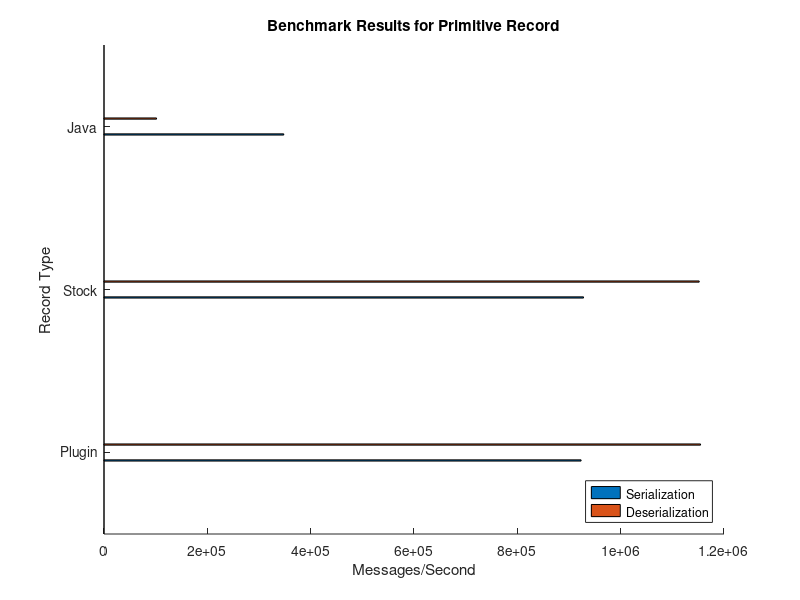
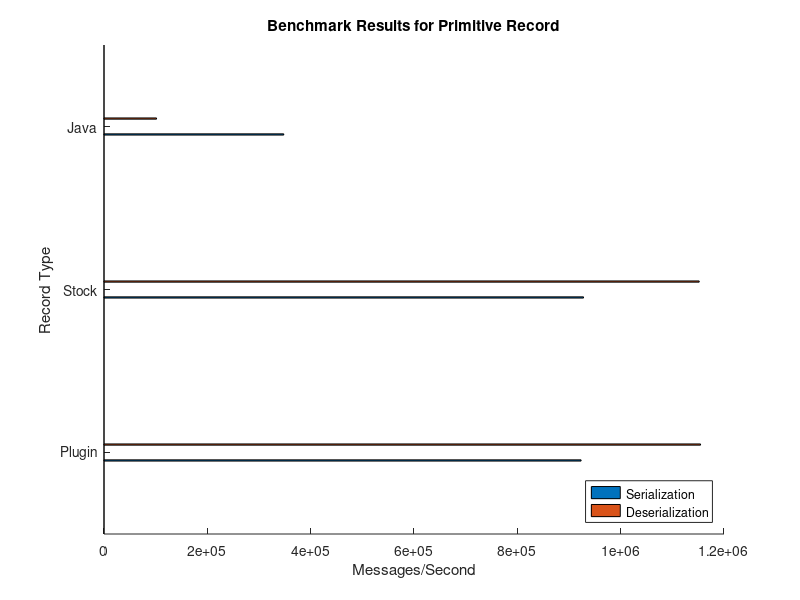
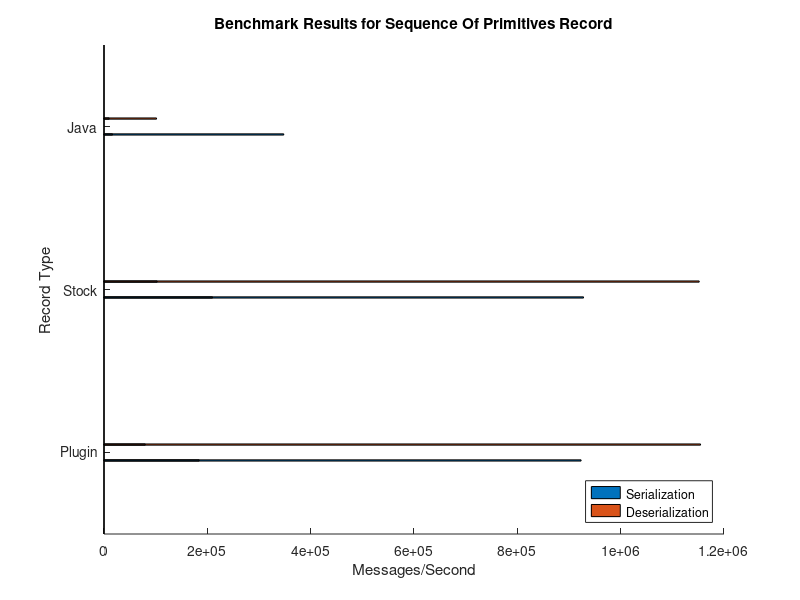
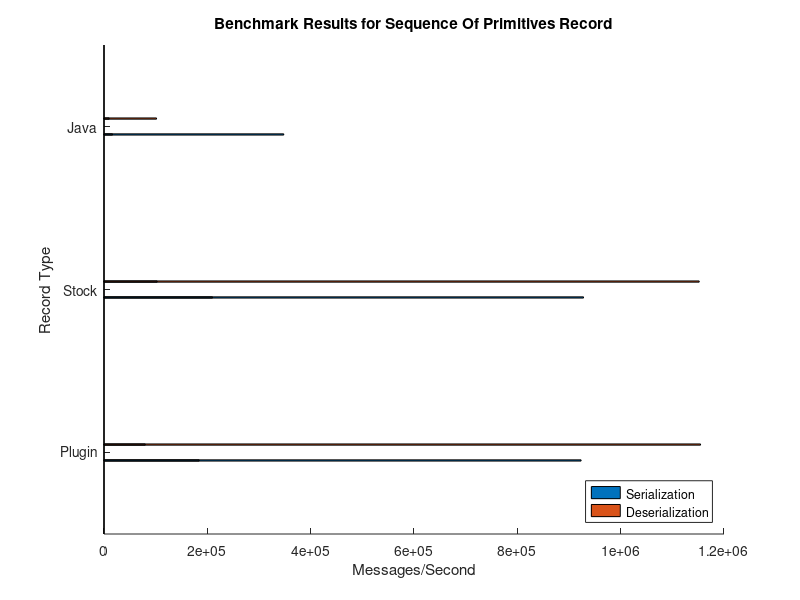

Write the MATLAB code that produced these figures, in order.
#!/usr/bin/octave -q

times = {
  { 
    [27700676, 30.000001, 34637238, 30.000001],
    [27842304, 30.000002, 34558638, 30.000001],
    [10436369, 30.000001, 3050012, 30.000001]
  },
  {
    [5523716, 30.000005, 2392933, 30.000012], 
    [6297557, 30.000002, 3085063, 30.000007],
    [491590, 30.00038, 298119, 30.000068]
  },
  {
    [11060126, 30.000002, 22729446, 30.000001],
    [11131233, 30.000003, 22624197, 30.000001],
    [5836067, 30.000004, 2019126, 30.000011] 
  },
  {
    [25991900, 30.000001, 12031903, 30.000001],
    [25851875, 30.000001, 12271551, 30.000002],
    [5779132, 30.000003, 1126360, 30.000017]
  },
  {
    [2198238, 30.000002, 890014, 30.000031],
    [2285335, 30.000011, 986417, 30.000018],
    [311811, 30.000060, 276567, 30.000042]
  }
};

names = {
  { 'Primitive Record', 'primitives' },
  { 'Sequence Of Primitives Record', 'seqprimitives' },
  { 'Byte Container Record', 'bytecontainer' },
  { 'Message Container Record', 'messagecontainer' },
  { 'Record List Record', 'recordlist' }
};

for i=[1:length(times)]
  vec = times{i};

  name = names{i};

  plugin = vec{1};
  stock  = vec{2};
  java   = vec{3};

  hold on;

  barh([plugin(1)/plugin(2), plugin(3)/plugin(4);
        stock(1)/stock(2), stock(3)/stock(4);
        java(1)/java(2), java(3)/java(4) ], 0.3, 'grouped');

  title(sprintf('Benchmark Results for %s', name{1}));
  legend({ 'Serialization', 'Deserialization' }, 'location', 'southeast');
  xlabel('Messages/Second');
  ylabel('Record Type');
  set(gca, 'ytick', 1:1:3);
  set(gca, 'yticklabel', { 'Plugin', 'Stock', 'Java' });

  print(sprintf('%s.png', name{2}), '-dpng');
  print(sprintf('%s.pdf', name{2}), '-dpdf');

  close all;

end
